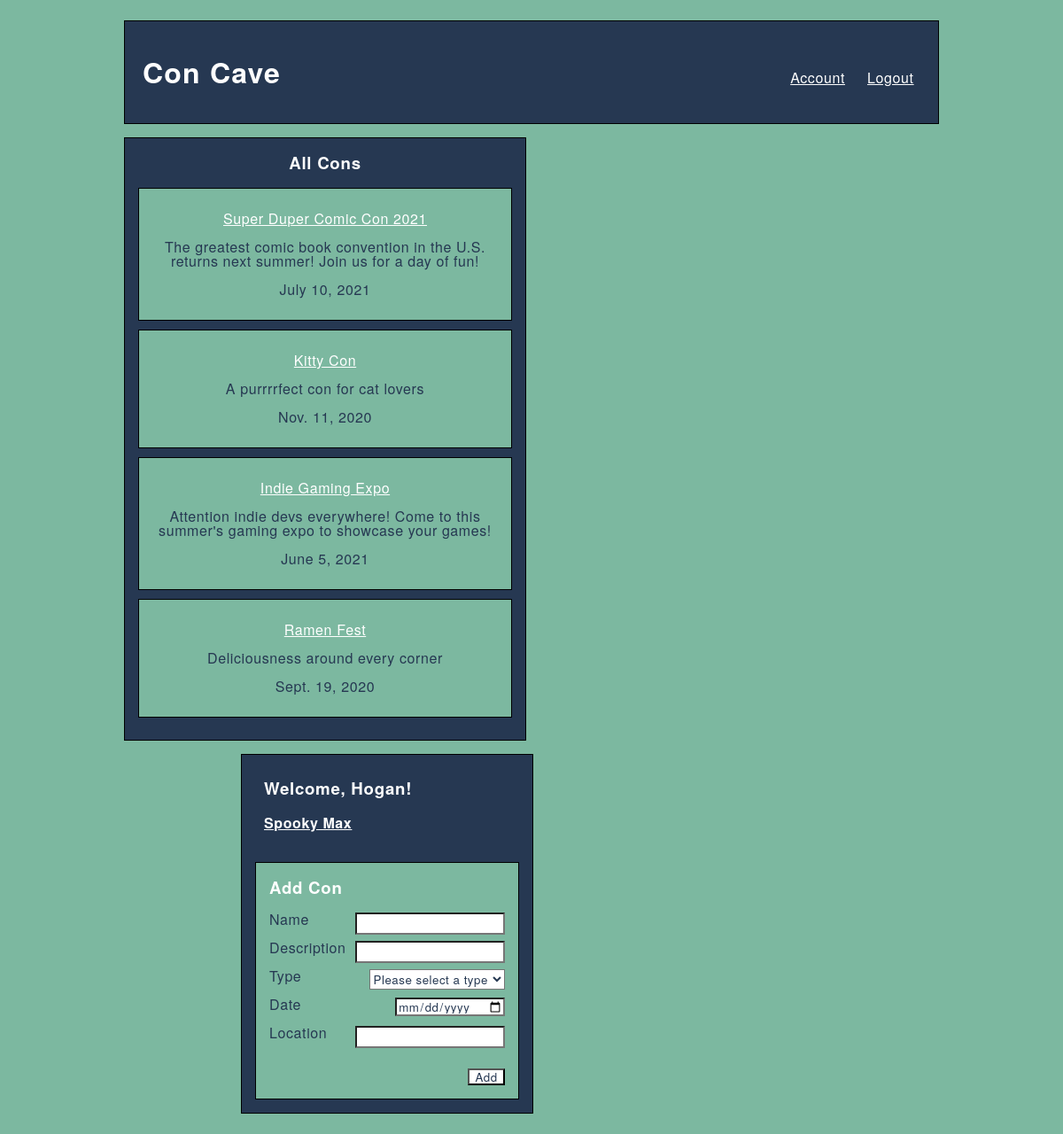
The page /home (signed in) on the database its author committed.
### concave_app/models.py (models this page shows)
class Convention(models.Model):
    name = models.CharField(max_length=255)
    description = models.CharField(max_length=255)
    con_type = models.CharField(max_length=255)
    date = models.DateField()
    location = models.CharField(max_length=255)
    created_by = models.ForeignKey(Organizer, related_name="cons", on_delete=models.CASCADE)
    likes = models.ManyToManyField(Attendee,related_name="likes")
    rsvps = models.ManyToManyField(Attendee,related_name="rsvps")
    created_at = models.DateTimeField(auto_now_add=True)
    updated_at = models.DateTimeField(auto_now=True)
    objects = ConManager()

class Organizer(models.Model):
    org_name = models.CharField(max_length=100)
    first_name = models.CharField(max_length=100)
    last_name = models.CharField(max_length=100)
    email = models.CharField(max_length=100)
    password = models.CharField(max_length=100)
    is_organizer = models.BooleanField(default=True)
    created_at = models.DateTimeField(auto_now_add=True)
    updated_at = models.DateTimeField(auto_now=True)
    objects=OrganizerManager()

### concave_app/views.py (the view, shortened to what this page needs)
# urls.py: 2. Add a URL to urlpatterns:  path('', views.home, name='home')
def home(request):
    if 'user_id' in request.session:
        if 'org_id' in request.session:
            logged_organizer = Organizer.objects.filter(id=request.session['org_id'])
            if len(logged_organizer) > 0:
                logged_organizer = logged_organizer[0]
                if request.session['user_id'] == logged_organizer.id:
                    context = {
                        'all_cons': Convention.objects.all(),
                        'logged_organizer': Organizer.objects.get(id=request.session['user_id'])
                    }
                    return render(request, 'home.html',context)
    return redirect('/')

### concave_app/templates/home.html (shortened to what this page needs)
<!DOCTYPE html>
<html lang="en">
<head>
    {% load static %}
    <link rel="stylesheet" href="{% static 'home.css' %}">
</head>
<body>
    <div id="wrapper">
        <header>
            <h1 id="header">Con Cave</h1>
            <a href="/viewaccount/{{request.session.user_id}}" id="header" class="header_links">Account</a>
            <a href="/logout" id="header">Logout</a>
        </header>
        <div id="all_cons">
            <h3>All Cons</h3>
            {% for con in all_cons %}
                <div id="con">
                    <p><a href="/viewcon/{{con.id}}">{{con.name}}</a></p>
                    <p>{{con.description}}</p>
                    <p>{{con.date}}</p>
                </div>
            {% endfor %}
        </div>
        <div id="right_panel">
            <div id="welcome">
                {% if logged_organizer.is_organizer == True %}
                    <h3>Welcome, {{request.session.name}}!</h3>
                    <h4><a href="/vieworg/{{logged_organizer.id}}" id="white">{{logged_organizer.org_name}}</a></h4>
                {% else %}
                    <h3>Welcome, {{request.session.name}}!</h3>
                {% endif %}
            </div>
            {% if logged_organizer.is_organizer == True %}
                <div id="add_cons">
                    <h3 class="exclude">Add Con</h3>
                    <form action="/create_con" class="add_cons" method="POST">
                        <p>Name <input type="text" name="name"></p>
                        <p>Description <input type="text" name="description"></p>
                        <p>Type <select name="type" id="type">
                            <option selected="true" disabled="disabled">Please select a type</option>
                        </select>
                        </p>
                        <p>Date <input type="date" name="date" class="input"></p>
                        <p>Location <input id="autocomplete" name="location" onFocus="geolocate()" type="text"></input></p><br>
                        <input class="button" type="submit" name="add" value="Add">
                    </form>
                </div>
            {% endif %}
        </div>
    </div>
    {% load static %}
</body>
</html>

### concave_app/static/home.css (style rules this page uses)
* { background-color: #7cb8a0; font-family: 'Helvetica Neue', Helvetica, Arial, sans-serif; line-height: 1; letter-spacing: 0.0375em; color: #263852; }
#wrapper { background-color: #7cb8a0; width: 920px; margin: 0px auto; height: fit-content; padding: 15px; }
header { border: solid black 1px; background-color: #263852; color: white; padding: 10px; }
.header_links { margin-left: 550px; }
#header { display: inline-block; padding: 10px; background-color: #263852; color: white; }
#all_cons, #right_panel { display: inline-block; vertical-align: top; border: solid black 1px; padding-left: 15px; padding-right: 15px; padding-bottom: 15px; margin-top: 15px; background-color: #263852; }
#right_panel { padding-top: 10px; margin-left: 132px; }
h3, h4, #white { background-color: #263852; color: white; }
#welcome { margin: 10px 10px; background-color: #263852; }
#all_cons { width: fit-content; text-align: center; }
#con { border: solid black 1px; width: 400px; padding: 10px; margin-bottom: 10px; }
#add_cons { display: inline-block; vertical-align: top; border: solid black 1px; padding-left: 15px; padding-right: 15px; padding-bottom: 15px; margin-top: 15px; }
.exclude { background-color: #7cb8a0; color: white; }
input, select { float: right; margin-left: 10px; background-color: white; width: 141.6; height: 22; }
a { color: white; }

### rows shown on the page
Convention: name "Super Duper Comic Con 2021", description "The greatest comic book convention in the U.S. returns next summer! Join us for a day of fun!", date "July 10, 2021"
Convention: name "Kitty Con", description "A purrrrfect con for cat lovers", date "Nov. 11, 2020"
Convention: name "Indie Gaming Expo", description "Attention indie devs everywhere! Come to this summer's gaming expo to showcase your games!", date "June 5, 2021"
Convention: name "Ramen Fest", description "Deliciousness around every corner", date "Sept. 19, 2020"
Organizer: org_name "Spooky Max"

### other values the page prints
{{ request.session.name }} "Hogan"
